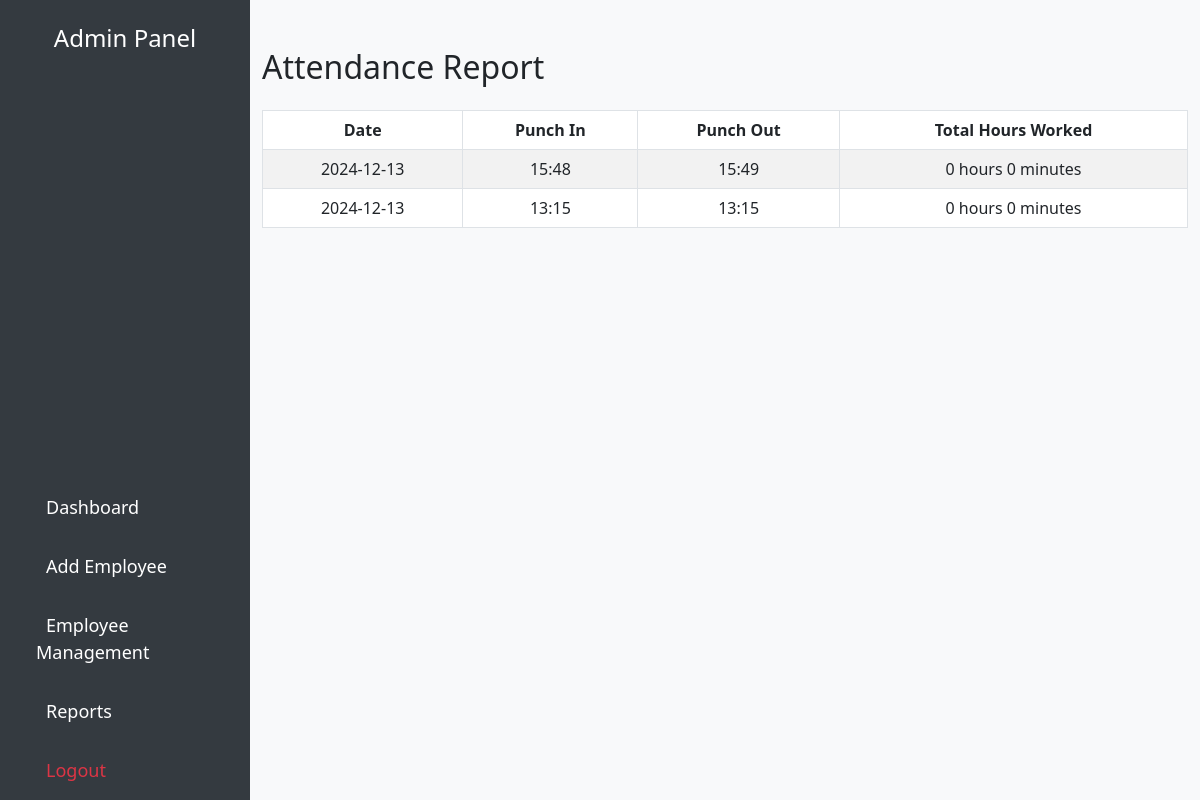
The app's page /employee_report.php?id=1 with its own data.
### tables this page shows
CREATE TABLE `attendance` (
  `id` int(11) NOT NULL,
  `emp_id` int(11) NOT NULL,
  `punch_in_time` datetime NOT NULL,
  `punch_out_time` datetime NOT NULL
);

### employee_report.php (the view, shortened to what this page needs)
<?php
include 'db.php';
include 'admin_menu.php';
if (isset($_GET['id'])) {
    $emp_id = $_GET['id'];
    $result = $conn->query("SELECT e.name, a.punch_in_time, a.punch_out_time
                            FROM attendance a
                            JOIN employees e ON a.emp_id = e.id
                            WHERE a.emp_id = '$emp_id'
                            ORDER BY a.punch_in_time DESC");
}
function calculateHoursWorked($punch_in_time, $punch_out_time) {
    $punch_in = new DateTime($punch_in_time);
    $punch_out = new DateTime($punch_out_time);
    $interval = $punch_in->diff($punch_out);
    return $interval->format('%h hours %i minutes');
}
?>
<!DOCTYPE html>
<html lang="en">
<head>
    <link href="https://cdn.jsdelivr.net/npm/bootstrap@5.3.0-alpha3/dist/css/bootstrap.min.css" rel="stylesheet">
    <link rel="stylesheet" href="styles.css">
</head>
<body class="bg-light">
    <div class="Emp_reports" style="margin-left: 250px;">
        <div class="container my-5">
            <h2 class="mb-4">Attendance Report</h2>
            <table class="table table-striped table-bordered">
                <thead>
                    <tr>
                        <th>Date</th>
                        <th>Punch In</th>
                        <th>Punch Out</th>
                        <th>Total Hours Worked</th>
                    </tr>
                </thead>
                <tbody>
                    <?php while ($row = $result->fetch_assoc()) {
                        $date = new DateTime($row['punch_in_time']);
                        $total_hours = calculateHoursWorked($row['punch_in_time'], $row['punch_out_time']);
                    ?>
                    <tr>
                        <td><?php echo $date->format('Y-m-d'); ?></td>
                        <td><?php echo $date->format('H:i'); ?></td>
                        <td><?php echo (new DateTime($row['punch_out_time']))->format('H:i'); ?></td>
                        <td><?php echo $total_hours; ?></td>
                    </tr>
                    <?php } ?>
                </tbody>
            </table>
        </div>
    </div>
</body>
</html>

### styles.css (style rules this page uses)
table { margin-top: 20px; border-radius: 10px; }
th, td { text-align: center; }

### records on screen
attendance: punch_in_time "2024-12-13", punch_in_time "15:48", punch_out_time "15:49", total_hours "0 hours 0 minutes"
attendance: punch_in_time "2024-12-13", punch_in_time "13:15", punch_out_time "13:15", total_hours "0 hours 0 minutes"
